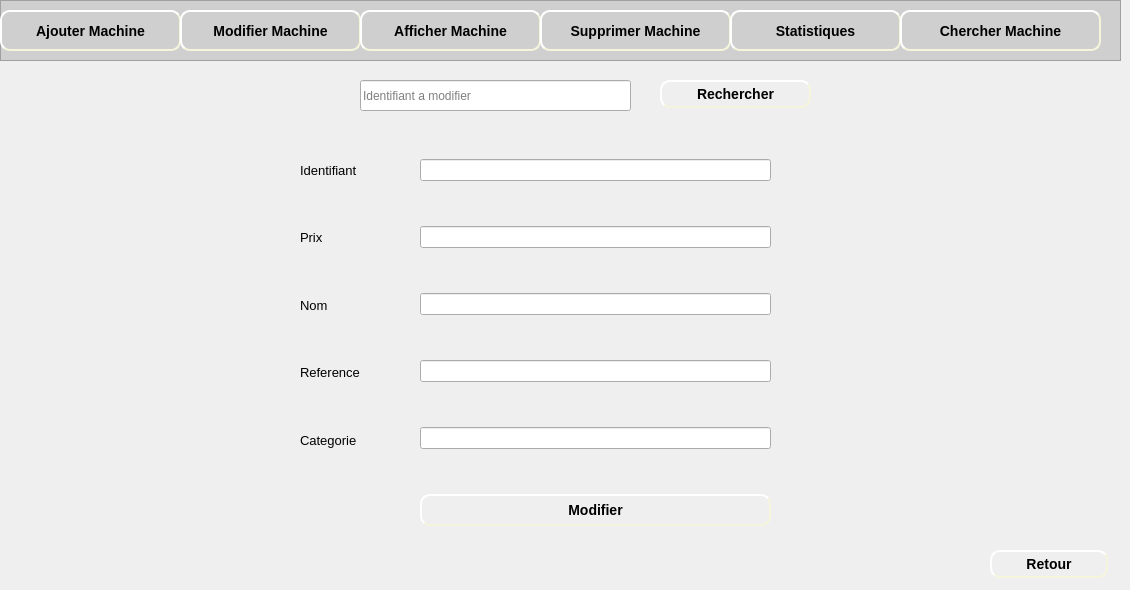
    <widget class="QWidget" name="page_9">
     <widget class="QFrame" name="frame_8">
      <property name="geometry">
       <rect>
        <x>0</x>
        <y>0</y>
        <width>1121</width>
        <height>61</height>
       </rect>
      </property>
      <property name="styleSheet">
       <string notr="true">background-color: rgb(207, 207, 207);</string>
      </property>
      <property name="frameShape">
       <enum>QFrame::StyledPanel</enum>
      </property>
      <property name="frameShadow">
       <enum>QFrame::Raised</enum>
      </property>
      <widget class="QPushButton" name="pushButton_ajouterMachine_4">
       <property name="geometry">
        <rect>
         <x>0</x>
         <y>10</y>
         <width>181</width>
         <height>41</height>
        </rect>
       </property>
       <property name="styleSheet">
        <string notr="true">#pushButton_ajouterMachine_4
{
	background-color: rgb(207, 207, 207);
	border-color: beige;
border-style: outset;
  border-width: 2px;
  border-radius: 10px;
  font: bold 14px;
  min-width: 6em;
  padding: 6px;

}
#pushButton_ajouterMachine_4:hover
{
	border-color: blue;
}</string>
       </property>
       <property name="text">
        <string>Ajouter Machine</string>
       </property>
      </widget>
      <widget class="QLabel" name="label_77">
       <property name="geometry">
        <rect>
         <x>10</x>
         <y>20</y>
         <width>21</width>
         <height>21</height>
        </rect>
       </property>
       <property name="text">
        <string/>
       </property>
       <property name="pixmap">
        <pixmap>../Bouttons/ajouMachine-removebg-preview.png</pixmap>
       </property>
       <property name="scaledContents">
        <bool>true</bool>
       </property>
      </widget>
      <widget class="QPushButton" name="pushButton_modifierMachine_3">
       <property name="geometry">
        <rect>
         <x>180</x>
         <y>10</y>
         <width>181</width>
         <height>41</height>
        </rect>
       </property>
       <property name="styleSheet">
        <string notr="true">#pushButton_modifierMachine_3
{
	background-color: rgb(207, 207, 207);
	border-color: beige;
border-style: outset;
  border-width: 2px;
  border-radius: 10px;
  font: bold 14px;
  min-width: 6em;
  padding: 6px;

}
#pushButton_modifierMachine_3:hover
{
	border-color: blue;
}</string>
       </property>
       <property name="text">
        <string>Modifier Machine</string>
       </property>
      </widget>
      <widget class="QLabel" name="label_78">
       <property name="geometry">
        <rect>
         <x>190</x>
         <y>20</y>
         <width>21</width>
         <height>21</height>
        </rect>
       </property>
       <property name="text">
        <string/>
       </property>
       <property name="pixmap">
        <pixmap>../Bouttons/modifier-removebg-preview.png</pixmap>
       </property>
       <property name="scaledContents">
        <bool>true</bool>
       </property>
      </widget>
      <widget class="QPushButton" name="pushButton_afficherMachine_3">
       <property name="geometry">
        <rect>
         <x>360</x>
         <y>10</y>
         <width>181</width>
         <height>41</height>
        </rect>
       </property>
       <property name="styleSheet">
        <string notr="true">#pushButton_afficherMachine_3
{

	border-color: beige;
border-style: outset;
  border-width: 2px;
  border-radius: 10px;
  font: bold 14px;
  min-width: 6em;
  padding: 6px;

}
#pushButton_afficherMachine_3:hover
{
	border-color: blue;
}</string>
       </property>
       <property name="text">
        <string>Afficher Machine</string>
       </property>
      </widget>
      <widget class="QLabel" name="label_79">
       <property name="geometry">
        <rect>
         <x>370</x>
         <y>20</y>
         <width>21</width>
         <height>21</height>
        </rect>
       </property>
       <property name="text">
        <string/>
       </property>
       <property name="pixmap">
        <pixmap>../Bouttons/afficher-removebg-preview.png</pixmap>
       </property>
       <property name="scaledContents">
        <bool>true</bool>
       </property>
      </widget>
      <widget class="QPushButton" name="pushButton_supprimerMachine_3">
       <property name="geometry">
        <rect>
         <x>540</x>
         <y>10</y>
         <width>191</width>
         <height>41</height>
        </rect>
       </property>
       <property name="styleSheet">
        <string notr="true">#pushButton_supprimerMachine_3
{
	background-color: rgb(207, 207, 207);
	border-color: beige;
border-style: outset;
  border-width: 2px;
  border-radius: 10px;
  font: bold 14px;
  min-width: 6em;
  padding: 6px;

}
#pushButton_supprimerMachine_3:hover
{
	border-color: blue;
}</string>
       </property>
       <property name="text">
        <string>Supprimer Machine</string>
       </property>
      </widget>
      <widget class="QLabel" name="label_80">
       <property name="geometry">
        <rect>
         <x>550</x>
         <y>20</y>
         <width>16</width>
         <height>20</height>
        </rect>
       </property>
       <property name="text">
        <string/>
       </property>
       <property name="pixmap">
        <pixmap>../Bouttons/supprimerMachine-removebg-preview.png</pixmap>
       </property>
       <property name="scaledContents">
        <bool>true</bool>
       </property>
      </widget>
      <widget class="QPushButton" name="pushButton_statistiques_3">
       <property name="geometry">
        <rect>
         <x>730</x>
         <y>10</y>
         <width>171</width>
         <height>41</height>
        </rect>
       </property>
       <property name="styleSheet">
        <string notr="true">#pushButton_statistiques_3
{
	background-color: rgb(207, 207, 207);
	border-color: beige;
border-style: outset;
  border-width: 2px;
  border-radius: 10px;
  font: bold 14px;
  min-width: 6em;
  padding: 6px;

}
#pushButton_statistiques_3:hover
{
	border-color: blue;
}</string>
       </property>
       <property name="text">
        <string>Statistiques</string>
       </property>
      </widget>
      <widget class="QLabel" name="label_23">
       <property name="geometry">
        <rect>
         <x>740</x>
         <y>20</y>
         <width>21</width>
         <height>21</height>
        </rect>
       </property>
       <property name="text">
        <string/>
       </property>
       <property name="pixmap">
        <pixmap>../Bouttons/stat-removebg-preview.png</pixmap>
       </property>
       <property name="scaledContents">
        <bool>true</bool>
       </property>
      </widget>
      <widget class="QPushButton" name="pushButton_chercherMachine_3">
       <property name="geometry">
        <rect>
         <x>900</x>
         <y>10</y>
         <width>201</width>
         <height>41</height>
        </rect>
       </property>
       <property name="styleSheet">
        <string notr="true">#pushButton_chercherMachine_3
{

	border-color: beige;
border-style: outset;
  border-width: 2px;
  border-radius: 10px;
  font: bold 14px;
  min-width: 6em;
  padding: 6px;

}
#pushButton_chercherMachine_3:hover
{
	border-color: blue;
}</string>
       </property>
       <property name="text">
        <string>Chercher Machine</string>
       </property>
      </widget>
      <widget class="QLabel" name="label_108">
       <property name="geometry">
        <rect>
         <x>910</x>
         <y>20</y>
         <width>21</width>
         <height>21</height>
        </rect>
       </property>
       <property name="text">
        <string/>
       </property>
       <property name="pixmap">
        <pixmap>../Bouttons/consulter-removebg-preview.png</pixmap>
       </property>
       <property name="scaledContents">
        <bool>true</bool>
       </property>
      </widget>
     </widget>
     <widget class="QLabel" name="label_15">
      <property name="geometry">
       <rect>
        <x>0</x>
        <y>60</y>
        <width>1121</width>
        <height>521</height>
       </rect>
      </property>
      <property name="text">
       <string/>
      </property>
      <property name="pixmap">
       <pixmap>../Bouttons/fontFinal.jpg</pixmap>
      </property>
      <property name="scaledContents">
       <bool>true</bool>
      </property>
     </widget>
     <widget class="QLineEdit" name="lineEdit_idModifierM">
      <property name="geometry">
       <rect>
        <x>360</x>
        <y>80</y>
        <width>271</width>
        <height>31</height>
       </rect>
      </property>
      <property name="placeholderText">
       <string>Identifiant a modifier</string>
      </property>
     </widget>
     <widget class="QPushButton" name="pushButton_rechercherModM">
      <property name="geometry">
       <rect>
        <x>660</x>
        <y>80</y>
        <width>151</width>
        <height>28</height>
       </rect>
      </property>
      <property name="styleSheet">
       <string notr="true">#pushButton_rechercherModM
{

	border-color: beige;
border-style: outset;
  border-width: 2px;
  border-radius: 10px;
  font: bold 14px;
  min-width: 6em;
  padding: 6px;

}
#pushButton_rechercherModM:hover
{
	border-color: blue;
}</string>
      </property>
      <property name="text">
       <string>Rechercher</string>
      </property>
     </widget>
     <widget class="QLabel" name="label_36">
      <property name="geometry">
       <rect>
        <x>670</x>
        <y>80</y>
        <width>21</width>
        <height>21</height>
       </rect>
      </property>
      <property name="text">
       <string/>
      </property>
      <property name="pixmap">
       <pixmap>../Bouttons/consulter-removebg-preview.png</pixmap>
      </property>
      <property name="scaledContents">
       <bool>true</bool>
      </property>
     </widget>
     <widget class="QWidget" name="verticalLayoutWidget_7">
      <property name="geometry">
       <rect>
        <x>420</x>
        <y>120</y>
        <width>351</width>
        <height>451</height>
       </rect>
      </property>
      <layout class="QVBoxLayout" name="verticalLayout_modifier">
       <item>
        <widget class="QLineEdit" name="lineEdit_id_2">
         <property name="placeholderText">
          <string/>
         </property>
        </widget>
       </item>
       <item>
        <widget class="QLineEdit" name="lineEdit_prix_2">
         <property name="placeholderText">
          <string/>
         </property>
        </widget>
       </item>
       <item>
        <widget class="QLineEdit" name="lineEdit_nom_4">
         <property name="placeholderText">
          <string/>
         </property>
        </widget>
       </item>
       <item>
        <widget class="QLineEdit" name="lineEdit_reference_2">
         <property name="placeholderText">
          <string/>
         </property>
        </widget>
       </item>
       <item>
        <widget class="QLineEdit" name="lineEdit_categorie_2">
         <property name="placeholderText">
          <string/>
         </property>
        </widget>
       </item>
       <item>
        <widget class="QPushButton" name="pushButton_modifierMachine_4">
         <property name="styleSheet">
          <string notr="true">#pushButton_modifierMachine_4
{
	
	border-color: beige;
border-style: outset;
  border-width: 2px;
  border-radius: 10px;
  font: bold 14px;
  min-width: 6em;
  padding: 6px;

}
#pushButton_modifierMachine_4:hover
{
	border-color: blue;
}</string>
         </property>
         <property name="text">
          <string>Modifier</string>
         </property>
        </widget>
       </item>
      </layout>
     </widget>
     <widget class="QPushButton" name="pushButton_retour_5">
      <property name="geometry">
       <rect>
        <x>990</x>
        <y>550</y>
        <width>118</width>
        <height>28</height>
       </rect>
      </property>
      <property name="styleSheet">
       <string notr="true">#pushButton_retour_5
{
	
	border-color: beige;
border-style: outset;
  border-width: 2px;
  border-radius: 10px;
  font: bold 14px;
  min-width: 6em;
  padding: 6px;

}
#pushButton_retour_5:hover
{
	border-color: blue;
}</string>
      </property>
      <property name="text">
       <string>Retour</string>
      </property>
     </widget>
     <widget class="QLabel" name="label_85">
      <property name="geometry">
       <rect>
        <x>1000</x>
        <y>560</y>
        <width>21</width>
        <height>16</height>
       </rect>
      </property>
      <property name="text">
       <string/>
      </property>
      <property name="pixmap">
       <pixmap>../Bouttons/retour-removebg-preview.png</pixmap>
      </property>
      <property name="scaledContents">
       <bool>true</bool>
      </property>
     </widget>
     <widget class="QWidget" name="verticalLayoutWidget_8">
      <property name="geometry">
       <rect>
        <x>300</x>
        <y>140</y>
        <width>160</width>
        <height>331</height>
       </rect>
      </property>
      <layout class="QVBoxLayout" name="verticalLayout_7">
       <item>
        <widget class="QLabel" name="label_28">
         <property name="text">
          <string>&lt;html&gt;&lt;head/&gt;&lt;body&gt;&lt;p&gt;&lt;span style=&quot; font-size:10pt;&quot;&gt;Identifiant&lt;/span&gt;&lt;/p&gt;&lt;/body&gt;&lt;/html&gt;</string>
         </property>
        </widget>
       </item>
       <item>
        <widget class="QLabel" name="label_27">
         <property name="text">
          <string>&lt;html&gt;&lt;head/&gt;&lt;body&gt;&lt;p&gt;&lt;span style=&quot; font-size:10pt;&quot;&gt;Prix&lt;/span&gt;&lt;/p&gt;&lt;/body&gt;&lt;/html&gt;</string>
         </property>
        </widget>
       </item>
       <item>
        <widget class="QLabel" name="label_20">
         <property name="text">
          <string>&lt;html&gt;&lt;head/&gt;&lt;body&gt;&lt;p&gt;&lt;span style=&quot; font-size:10pt;&quot;&gt;Nom&lt;/span&gt;&lt;/p&gt;&lt;/body&gt;&lt;/html&gt;</string>
         </property>
        </widget>
       </item>
       <item>
        <widget class="QLabel" name="label_30">
         <property name="text">
          <string>&lt;html&gt;&lt;head/&gt;&lt;body&gt;&lt;p&gt;&lt;span style=&quot; font-size:10pt;&quot;&gt;Reference&lt;/span&gt;&lt;/p&gt;&lt;/body&gt;&lt;/html&gt;</string>
         </property>
        </widget>
       </item>
       <item>
        <widget class="QLabel" name="label_29">
         <property name="text">
          <string>&lt;html&gt;&lt;head/&gt;&lt;body&gt;&lt;p&gt;&lt;span style=&quot; font-size:10pt;&quot;&gt;Categorie&lt;/span&gt;&lt;/p&gt;&lt;/body&gt;&lt;/html&gt;</string>
         </property>
        </widget>
       </item>
      </layout>
     </widget>
    </widget>
